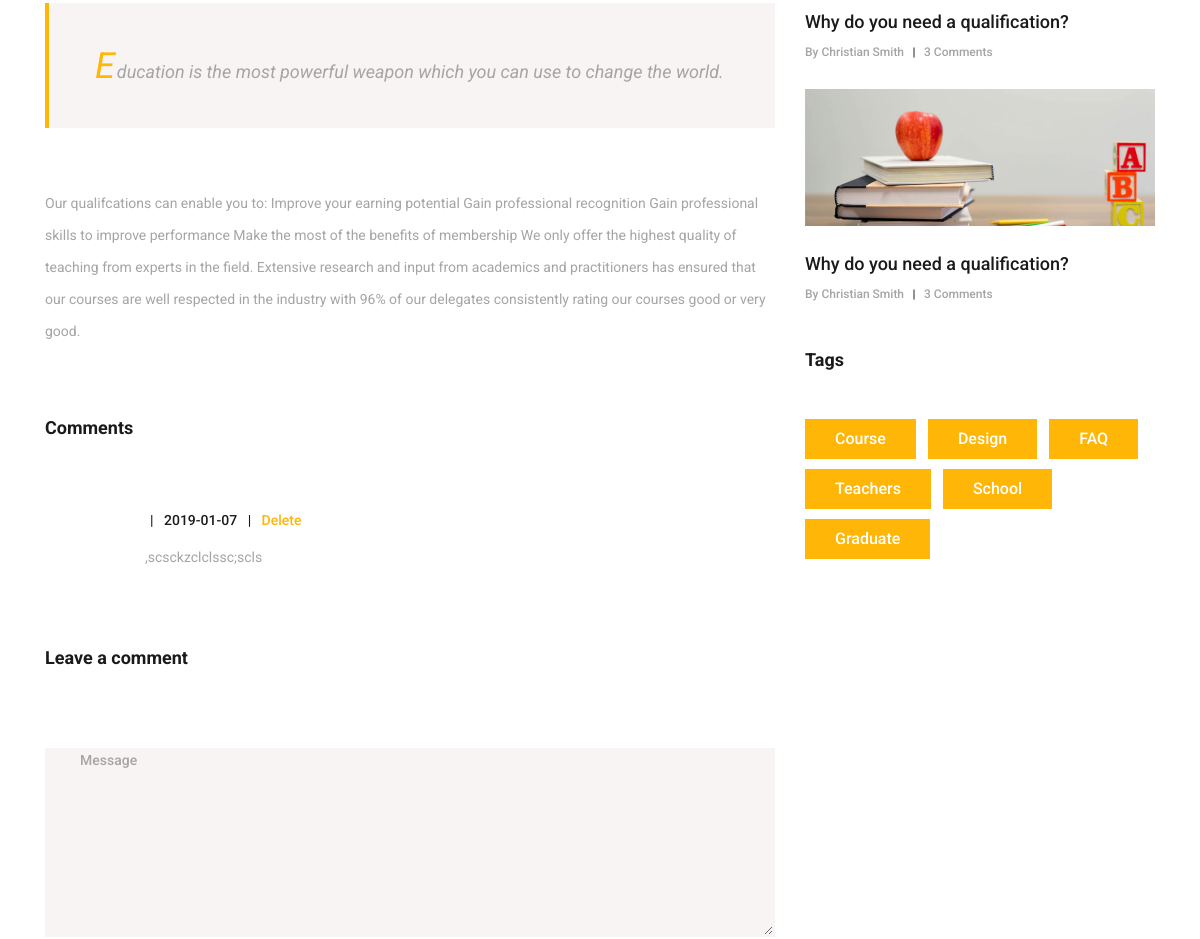
Before: /news_post.php (middle part) with the older database file.
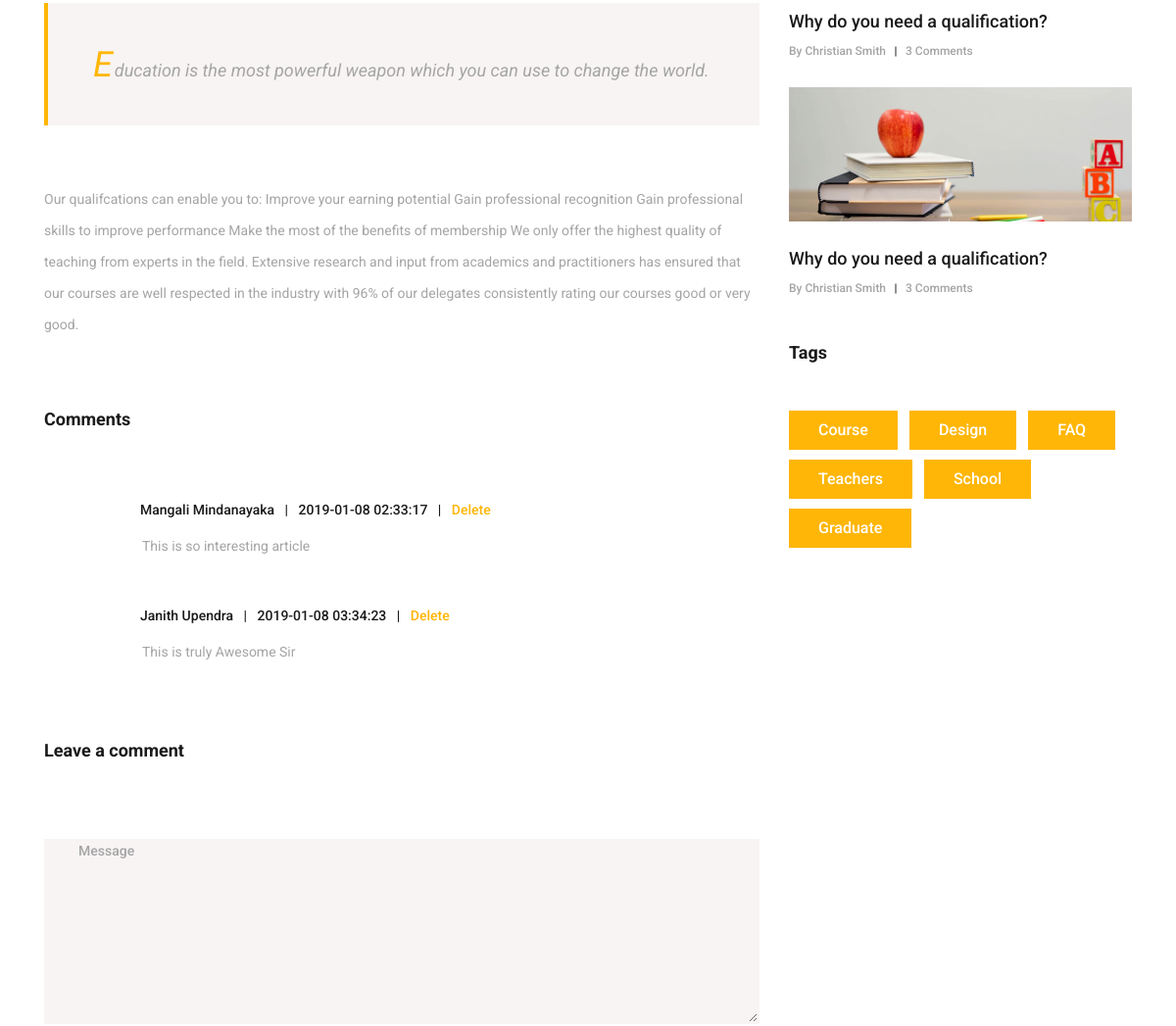
After: the same page with the newer database file.
### tables this page shows
CREATE TABLE `ciit_news_comments` (
  `u_id` varchar(20) NOT NULL,
  `u_name` varchar(100) NOT NULL,
  `u_email` varchar(50) NOT NULL,
  `u_comment` varchar(400) NOT NULL,
  `ad_date` datetime NOT NULL,
  `ad_appr` tinyint(1) NOT NULL
);

### news_post.php (the view, shortened to what this page needs)
<!DOCTYPE html>
<html lang="en">
<head>
<link rel="stylesheet" type="text/css" href="styles/bootstrap4/bootstrap.min.css">
<link href="plugins/fontawesome-free-5.0.1/css/fontawesome-all.css" rel="stylesheet" type="text/css">
<link rel="stylesheet" type="text/css" href="styles/news_post_styles.css">
<link rel="stylesheet" type="text/css" href="styles/news_post_responsive.css">
</head>
<body>
<div class="super_container">
	<div class="news">
		<div class="container">
			<div class="row">
				<div class="col-lg-8">
					<div class="news_post_container">
						<div class="news_post">
							<div class="news_post_quote">
								<p class="news_post_quote_text"><span>E</span>ducation is the most powerful weapon which you can use to change the world.</p>
							</div>
							<p class="news_post_text" style="margin-top: 59px;">Our qualifcations can enable you to:
Improve your earning potential
Gain professional recognition
Gain professional skills to improve performance
Make the most of the benefits of membership
We only offer the highest quality of teaching from experts in the field. Extensive research and input from academics and practitioners has ensured that our courses are well respected in the industry with 96% of our delegates consistently rating our courses good or very good. </p>
						</div>
					</div>
					<div class="news_post_comments">
						<div class="comments_title">Comments</div>
						<ul class="comments_list">
							<?php
								require_once('connect.php');
								$sql = "SELECT * FROM ciit_news_comments";
								$result = $conn->query($sql);
								if ($result->num_rows > 0) {
									while($row = $result->fetch_assoc()){
											echo '
											<li class="comment">
												<div class="comment_container d-flex flex-row">
													<div>
														<div class="comment_image">
															<img src="images/comment_d1.png" alt="">
														</div>
													</div>
													<div class="comment_content">
														<div class="comment_meta">
															<span class="comment_name"><a href="#">'.$row["u_name"].'</a></span>
															<span class="comment_separator">|</span>
															<span class="comment_date">'.$row["ad_date"].'</span>
															<span class="comment_separator">|</span>
															<span class="comment_reply_link"><a href="?uname='.$row["u_name"].'&udate='.$row["ad_date"].'">Delete</a></span>
														</div>
														<p class="comment_text">'.$row["u_comment"].'</p>
													</div>
												</div>
											</li>';
									}
								}
								else {
									echo '<span class="comment_separator">No Comments</span>';
								}
							?>
						</ul>
					</div>
					<div class="leave_comment">
						<div class="leave_comment_title">Leave a comment</div>
						<div class="leave_comment_form_container">
							<form  method="post" action=<?php echo htmlspecialchars($_SERVER["PHP_SELF"]); ?> >
								<textarea name="form_ncom" id="comment_form_message" class="text_field contact_form_message" name="message" placeholder="Message" required="required" data-error="Please, write us a message."></textarea>
							</form>
						</div>
					</div>
				</div>
				<div class="col-lg-4">
					<div class="sidebar">
						<div class="sidebar_section">
							<div class="latest_posts">
								<div class="latest_post">
									<div class="latest_post_title"><a href="news_post.html">Why do you need a qualification?</a></div>
									<div class="latest_post_meta">
										<span class="latest_post_author"><a href="#">By Christian Smith</a></span>
										<span>|</span>
										<span class="latest_post_comments"><a href="#">3 Comments</a></span>
									</div>
								</div>
								<div class="latest_post">
									<div class="latest_post_image">
										<img src="images/latest_3.jpg" alt="https://unsplash.com/@element5digital">
									</div>
									<div class="latest_post_title"><a href="news_post.html">Why do you need a qualification?</a></div>
									<div class="latest_post_meta">
										<span class="latest_post_author"><a href="#">By Christian Smith</a></span>
										<span>|</span>
										<span class="latest_post_comments"><a href="#">3 Comments</a></span>
									</div>
								</div>
							</div>
						</div>
						<div class="sidebar_section">
							<div class="sidebar_section_title">
								<h3>Tags</h3>
							</div>
							<div class="tags d-flex flex-row flex-wrap">
								<div class="tag"><a href="#">Course</a></div>
								<div class="tag"><a href="#">Design</a></div>
								<div class="tag"><a href="#">FAQ</a></div>
								<div class="tag"><a href="#">Teachers</a></div>
								<div class="tag"><a href="#">School</a></div>
								<div class="tag"><a href="#">Graduate</a></div>
							</div>
						</div>
					</div>
				</div>
			</div>
		</div>
	</div>
</div>
</body>
</html>

Changed rows visible on the page:
removed ciit_news_comments: ad_date "2019-01-07", u_comment ",scsckzclclssc;scls"
added ciit_news_comments: u_name "Mangali Mindanayaka", ad_date "2019-01-08 02:33:17", u_comment "This is so interesting article"
added ciit_news_comments: u_name "Janith Upendra", ad_date "2019-01-08 03:34:23", u_comment "This is truly Awesome Sir"
